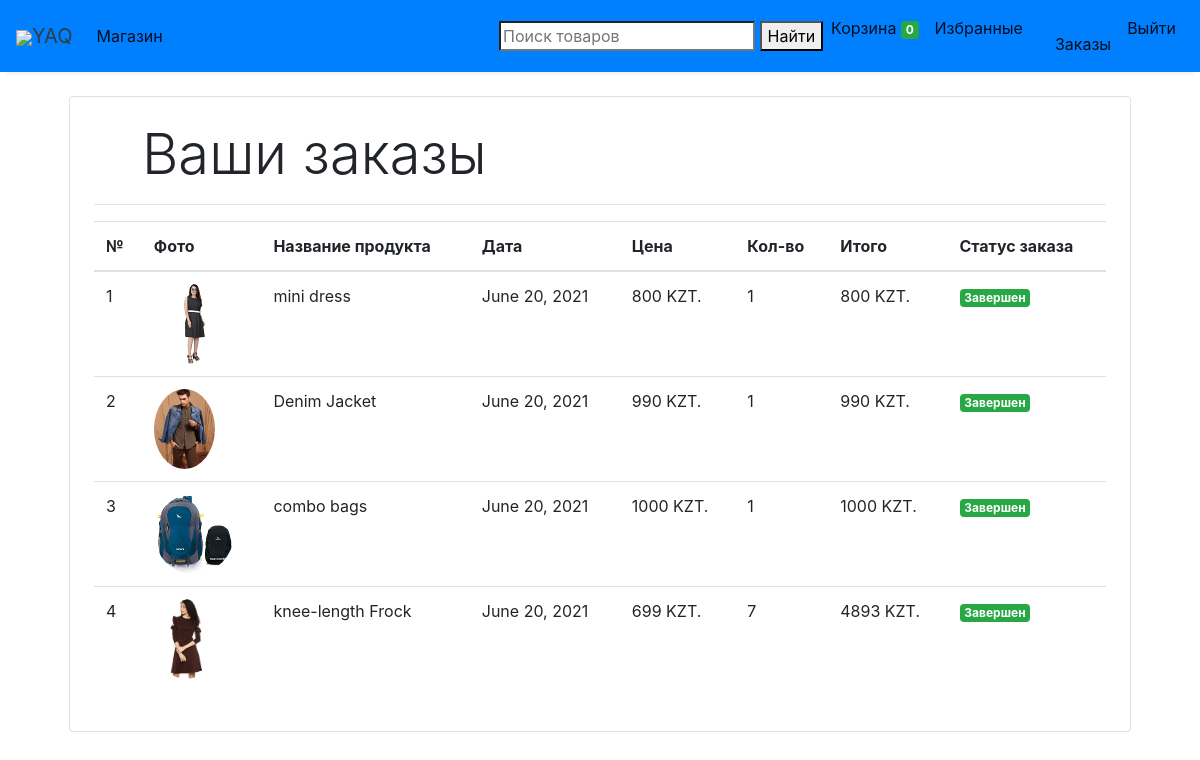
The app's page /orders (signed in), older data.
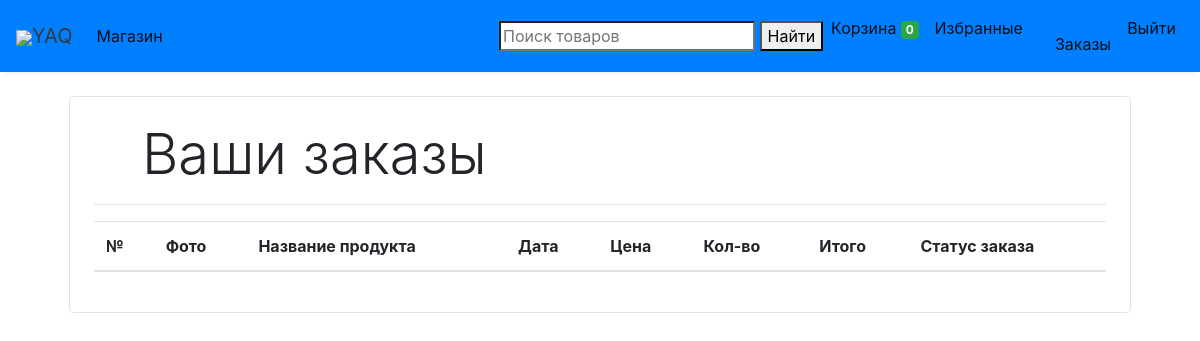
The same page, newer data.
### store/models/orders.py (models this page shows, shortened)
class Order(models.Model):
    product = models.ForeignKey(Products, on_delete=models.CASCADE,verbose_name='Товар')
    customer = models.ForeignKey(Customer,on_delete=models.CASCADE,verbose_name='Покупатель')
    quantity = models.IntegerField(default=1,verbose_name='Кол-во товаров')
    price = models.IntegerField(verbose_name='Цена')
    address = models.CharField (max_length=50, default='', blank=True,verbose_name='Адрес')
    phone = models.CharField (max_length=50, default='', blank=True,verbose_name='Телефон')
    date = models.DateField (default=datetime.datetime.today,verbose_name='Дата')
    status = models.BooleanField (default=False,verbose_name='Статус')
    class Meta:
        verbose_name = 'Заказ'
        verbose_name_plural = 'Заказы'
    @staticmethod
    def get_orders_by_customer(customer_id):
        return Order.objects.filter(customer=customer_id).order_by('-date')

### store/models/product.py (models this page shows, shortened)
class Products(models.Model):
    name = models.CharField(max_length=60,verbose_name='Название')
    price= models.IntegerField(default=0,verbose_name='Цена')
    category= models.ForeignKey(Category,on_delete=models.CASCADE,default=1,verbose_name='Категории товаров' )
    description= models.TextField(max_length=250, default='', blank=True, null= True,verbose_name='Описание товара')
    image= models.ImageField(upload_to='uploads/products/',verbose_name='Фото')
    class Meta:
        verbose_name = 'Товар'
        verbose_name_plural = 'Товары'

### store/middlewares/auth.py (the view)
    def middleware(request):
        print(request.session.get('customer'))
        returnUrl = request.META['PATH_INFO']
        print(request.META['PATH_INFO'])
        if not request.session.get('customer'):
           return redirect(f'login?return_url={returnUrl}')
        response = get_response(request)
        return response

### store/templatetags/custom_filter.py (called while the page is built)
@register.filter(name='currency')
def currency(number):
    return str(number) + " KZT."

@register.filter(name='multiply')
def multiply(number , number1):
    return number * number1

### store/views/orders.py (called while the page is built)
    def get(self , request ):
        customer = request.session.get('customer')
        orders = Order.get_orders_by_customer(customer)
        print(orders)
        return render(request , 'orders.html'  , {'orders' : orders})

### store/templates/orders.html
{% extends 'base.html' %}
{% block content %}
{% load cart %}
{% load custom_filter %}
<div class="container">
   <div class="border rounded p-4 m-4">
        <p class="display-4 pl-4 ml-4">Ваши заказы</p>
        <hr>
        <table class="table">
            <thead>
                <tr>
                    <th>№</th>
                    <th>Фото</th>
                    <th>Название продукта</th>
                    <th>Дата</th>
                    <th>Цена</th>
                    <th>Кол-во</th>
                    <th>Итого</th>
                    <th>Статус заказа</th>
                </tr>
            </thead>
            <tbody>
                {% for order in orders %}
                <tr>
                    <td>{{forloop.counter}}</td>
                    <td><img style="height: 80px;" class="rounded-circle" src="{{order.product.image.url}}" alt=""></td>
                    <td>{{order.product.name}}</td>
                    <td>{{order.date}}</td>
                    <td>{{order.price|currency}}</td>
                    <td>{{order.quantity}}</td>
                    <td>{{order.quantity|multiply:order.price|currency}}</td>
                    {% if order.status %}
                    <td><small class="badge badge-success">Завершен</small></td>
                    {%else%}
                    <td><small class="badge badge-warning">
                        В ожидании
                        </small></td>
                    {% endif %}
                </tr>
                {% endfor %}
            </tbody>
        </table>
   </div>
</div>
{% endblock %}

Row changes from the older to the newer data that the page shows:
removed Order: product.image (picture), product.name "mini dress", date "June 20, 2021", price "800 KZT.", quantity "1", quantity|multiply "800 KZT.", status "Завершен"
removed Order: product.image (picture), product.name "Denim Jacket", date "June 20, 2021", price "990 KZT.", quantity "1", quantity|multiply "990 KZT.", status "Завершен"
removed Order: product.image (picture), product.name "combo bags", date "June 20, 2021", price "1000 KZT.", quantity "1", quantity|multiply "1000 KZT.", status "Завершен"
removed Order: product.image (picture), product.name "knee-length Frock", date "June 20, 2021", price "699 KZT.", quantity "7", quantity|multiply "4893 KZT.", status "Завершен"
